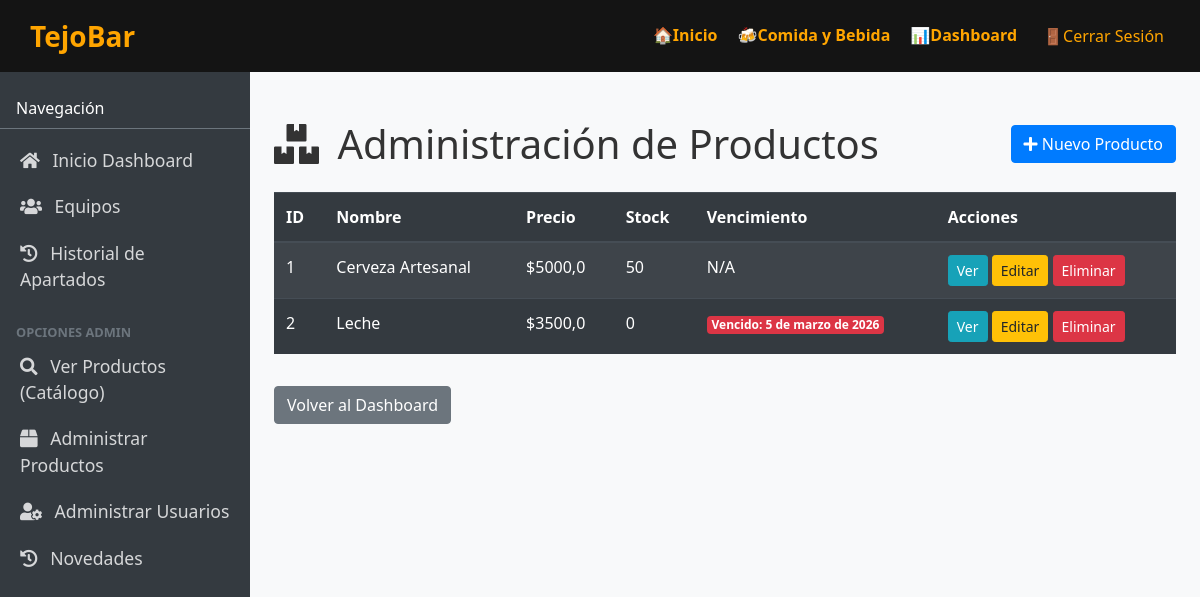
The app's page /administracion/productos/ (signed in) with its own data.
### tejobar_app/models.py (models this page shows, shortened)
class Producto(models.Model):
    nombre = models.CharField(max_length=100)
    precio = models.FloatField()
    stock = models.IntegerField()
    fecha_vencimiento = models.DateField(blank=True, null=True)
    imagen = models.ImageField(upload_to="productos", blank=True, null=True)
    objects = ProductoQuerySet.as_manager()
    @property
    def is_expired(self) -> bool:
        from django.utils import timezone
        if self.fecha_vencimiento:
            return self.fecha_vencimiento < timezone.now().date()
        return False
    @classmethod
    def actualizar_stock_vencidos(cls):
        from django.utils import timezone
        today = timezone.now().date()
        vencidos = cls.objects.filter(
            fecha_vencimiento__lt=today,
            stock__gt=0
        )
        from .models import Novedad # Import here to avoid circular logic at load
        vencidos.update(stock=0)

### tejobar_app/views.py (the view)
    def wrapper(request, *args, **kwargs):
        if not request.user.is_authenticated:
            return redirect("tejobar_app:login")
        persona = getattr(request.user, "persona", None)
        if not persona or persona.rol != Persona.ROL_ADMIN:
            messages.error(request, "No tienes permisos para acceder a esta área.")
            return redirect("tejobar_app:home")
        return view_func(request, *args, **kwargs)

### tejobar_app/views.py (called while the page is built)
def admin_required(view_func):
    def wrapper(request, *args, **kwargs):
        if not request.user.is_authenticated:
            return redirect("tejobar_app:login")
        persona = getattr(request.user, "persona", None)
        if not persona or persona.rol != Persona.ROL_ADMIN:
            messages.error(request, "No tienes permisos para acceder a esta área.")
            return redirect("tejobar_app:home")
        return view_func(request, *args, **kwargs)
    return wrapper

@admin_required
def admin_product_list(request: HttpRequest) -> HttpResponse:
    Producto.actualizar_stock_vencidos()
    productos = Producto.objects.all()
    return render(request, "productos/admin_index.html", {"productos": productos})

### templates/productos/admin_index.html (shortened to what this page needs)
{% extends "layouts/dashboard_layout.html" %}
{% block content %}
<div class="d-flex justify-content-between align-items-center mt-4 mb-3">
    <h1 class="mb-0"><i class="fas fa-boxes mr-2"></i> Administración de Productos</h1>
    <a href="{% url 'tejobar_app:admin_productos_create' %}" class="btn btn-primary"><i class="fas fa-plus"></i> Nuevo Producto</a>
</div>
<div class="table-responsive mt-4">
    <table class="table table-dark table-striped table-hover">
        <thead>
            <tr>
                <th>ID</th>
                <th>Nombre</th>
                <th>Precio</th>
                <th>Stock</th>
                <th>Vencimiento</th>
                <th>Acciones</th>
            </tr>
        </thead>
    <tbody>
        {% for producto in productos %}
        <tr>
            <td>{{ producto.id }}</td>
            <td>{{ producto.nombre }}</td>
            <td>${{ producto.precio }}</td>
            <td>{{ producto.stock }}</td>
            <td>
                {% if producto.is_expired %}
                <span class="badge bg-danger">Vencido: {{ producto.fecha_vencimiento }}</span>
                {% else %}
                {{ producto.fecha_vencimiento|default_if_none:"N/A" }}
                {% endif %}
            </td>
            <td>
                <a href="{% url 'tejobar_app:productos_show' producto.id %}"
                    class="btn btn-sm btn-info text-white">Ver</a>
                <a href="{% url 'tejobar_app:admin_productos_update' producto.id %}"
                    class="btn btn-sm btn-warning">Editar</a>
                <a href="{% url 'tejobar_app:admin_productos_delete' producto.id %}"
                    class="btn btn-sm btn-danger">Eliminar</a>
            </td>
        </tr>
        {% empty %}
        <tr>
            <td colspan="6" class="text-center text-muted">No hay productos registrados.</td>
        </tr>
        {% endfor %}
    </tbody>
    </table>
</div>
<a href="{% url 'tejobar_app:dashboard' %}" class="btn btn-secondary mt-3">Volver al Dashboard</a>
{% endblock %}

### static/css/productos.css (style rules this page uses)
body { margin: 0; font-family: 'Segoe UI', sans-serif; background-color: #fdf6e3; color: #333; transition: 1.5s; }

### templates/layouts/dashboard_layout.html (style rules this page uses)
body, html { height: 100%; margin: 0; overflow-x: hidden; }

### records on screen
Producto: id "1", nombre "Cerveza Artesanal", precio "5000,0", stock "50", fecha_vencimiento "N/A"
Producto: id "2", nombre "Leche", precio "3500,0", stock "0", fecha_vencimiento "5 de marzo de 2026"
